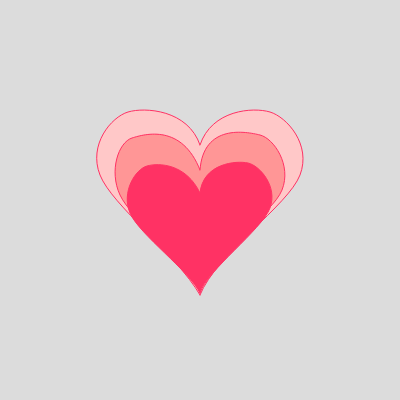
Frame 1 (no input)
Frame 60 (no input): identical to frame 1, image omitted
Frame 120 (the mouse pressed at the canvas centre since frame 60): identical to frame 1, image omitted

The p5.js sketch that drew this single still picture (run headless with seeded random() and noise() and a simulated clock; from frame 60 on, the mouse is pressed at the canvas centre):

// p5.js sketch
// ── sketch.js
function setup() {
  createCanvas(400, 400);
}

function draw() {
  background(220);

  fill(255,200,200);
  stroke(255, 50, 100);

//left half of heart
  translate(50,25)
  beginShape();
  curveVertex(195, 400);
  curveVertex(150, 270);
  curveVertex(50, 150);
  curveVertex(78, 87);
  curveVertex(150, 120);
  curveVertex(150, 300);
  endShape();

//right half of heart
  translate(0,0)
  beginShape();
  curveVertex(150, 300);
  curveVertex(150, 120);
  curveVertex(220, 87);
  curveVertex(250, 150);
  curveVertex(150, 270);
  curveVertex(150, 400);
  endShape();
  
  fill(255,150,150);
  stroke(255, 50, 100);
  
//left of medium half of heart
  translate(30,10)
  beginShape();
  curveVertex(120, 300);
  curveVertex(120, 250);
  curveVertex(40, 160);
  curveVertex(52, 103);
  curveVertex(120, 135);
  curveVertex(160, 380);
  endShape();

//right of medium half of heart
  translate(0,0)
  beginShape();
  curveVertex(160, 380);
  curveVertex(120, 135);
  curveVertex(180, 100);
  curveVertex(202, 155);
  curveVertex(120, 250);
  curveVertex(110, 380);
  endShape();
  
  fill(255, 50, 100);
  stroke(255, 50, 100);
  
//left of smaller half of heart
  translate(0,28)
  beginShape();
  curveVertex(110, 280);
  curveVertex(120, 230);
  curveVertex(50, 150);
  curveVertex(67, 103);
  curveVertex(120, 130);
  curveVertex(150, 280);
  endShape();

//right of smaller half of heart
  translate(0,0)
  beginShape();
  curveVertex(150, 280);
  curveVertex(120, 130);
  curveVertex(168, 100);
  curveVertex(190, 145);
  curveVertex(120, 230);
  curveVertex(150, 280);
  endShape();
 
}
